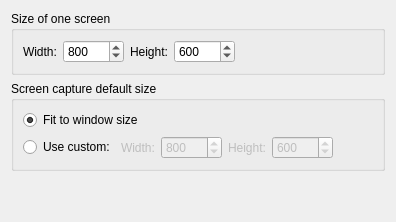
     <widget class="QWidget" name="tabExtra">
      <attribute name="title">
       <string>Game Properties</string>
      </attribute>
      <layout class="QVBoxLayout" name="verticalLayout_16">
       <item>
        <widget class="QGroupBox" name="groupBox_31">
         <property name="title">
          <string>Size of one screen</string>
         </property>
         <layout class="QGridLayout" name="gridLayout_36">
          <item row="0" column="2">
           <widget class="QLabel" name="label_37">
            <property name="enabled">
             <bool>true</bool>
            </property>
            <property name="text">
             <string>Height:</string>
            </property>
           </widget>
          </item>
          <item row="0" column="0">
           <widget class="QLabel" name="label_10">
            <property name="enabled">
             <bool>true</bool>
            </property>
            <property name="text">
             <string>Width:</string>
            </property>
           </widget>
          </item>
          <item row="0" column="1">
           <widget class="QSpinBox" name="screenSizeW">
            <property name="enabled">
             <bool>true</bool>
            </property>
            <property name="minimum">
             <number>10</number>
            </property>
            <property name="maximum">
             <number>32235</number>
            </property>
            <property name="value">
             <number>800</number>
            </property>
           </widget>
          </item>
          <item row="0" column="3">
           <widget class="QSpinBox" name="screenSizeH">
            <property name="enabled">
             <bool>true</bool>
            </property>
            <property name="minimum">
             <number>10</number>
            </property>
            <property name="maximum">
             <number>32235</number>
            </property>
            <property name="value">
             <number>600</number>
            </property>
           </widget>
          </item>
          <item row="0" column="4">
           <spacer name="horizontalSpacer_25">
            <property name="orientation">
             <enum>Qt::Horizontal</enum>
            </property>
            <property name="sizeHint" stdset="0">
             <size>
              <width>40</width>
              <height>20</height>
             </size>
            </property>
           </spacer>
          </item>
         </layout>
        </widget>
       </item>
       <item>
        <widget class="QGroupBox" name="groupBox_10">
         <property name="title">
          <string>Screen capture default size</string>
         </property>
         <layout class="QGridLayout" name="gridLayout_18">
          <item row="1" column="0">
           <widget class="QRadioButton" name="screengrabCustom">
            <property name="text">
             <string>Use custom:</string>
            </property>
           </widget>
          </item>
          <item row="1" column="2">
           <widget class="QSpinBox" name="screengrabW">
            <property name="enabled">
             <bool>false</bool>
            </property>
            <property name="minimum">
             <number>10</number>
            </property>
            <property name="maximum">
             <number>32235</number>
            </property>
            <property name="value">
             <number>800</number>
            </property>
           </widget>
          </item>
          <item row="1" column="4">
           <widget class="QSpinBox" name="screengrabH">
            <property name="enabled">
             <bool>false</bool>
            </property>
            <property name="minimum">
             <number>10</number>
            </property>
            <property name="maximum">
             <number>32235</number>
            </property>
            <property name="value">
             <number>600</number>
            </property>
           </widget>
          </item>
          <item row="1" column="1">
           <widget class="QLabel" name="label_8">
            <property name="enabled">
             <bool>false</bool>
            </property>
            <property name="text">
             <string>Width:</string>
            </property>
           </widget>
          </item>
          <item row="1" column="3">
           <widget class="QLabel" name="label_9">
            <property name="enabled">
             <bool>false</bool>
            </property>
            <property name="text">
             <string>Height:</string>
            </property>
           </widget>
          </item>
          <item row="0" column="0" colspan="5">
           <widget class="QRadioButton" name="screengrabFit">
            <property name="text">
             <string>Fit to window size</string>
            </property>
            <property name="checked">
             <bool>true</bool>
            </property>
           </widget>
          </item>
          <item row="1" column="5">
           <spacer name="horizontalSpacer_6">
            <property name="orientation">
             <enum>Qt::Horizontal</enum>
            </property>
            <property name="sizeHint" stdset="0">
             <size>
              <width>40</width>
              <height>20</height>
             </size>
            </property>
           </spacer>
          </item>
         </layout>
        </widget>
       </item>
       <item>
        <spacer name="verticalSpacer_8">
         <property name="orientation">
          <enum>Qt::Vertical</enum>
         </property>
         <property name="sizeHint" stdset="0">
          <size>
           <width>20</width>
           <height>40</height>
          </size>
         </property>
        </spacer>
       </item>
      </layout>
     </widget>
